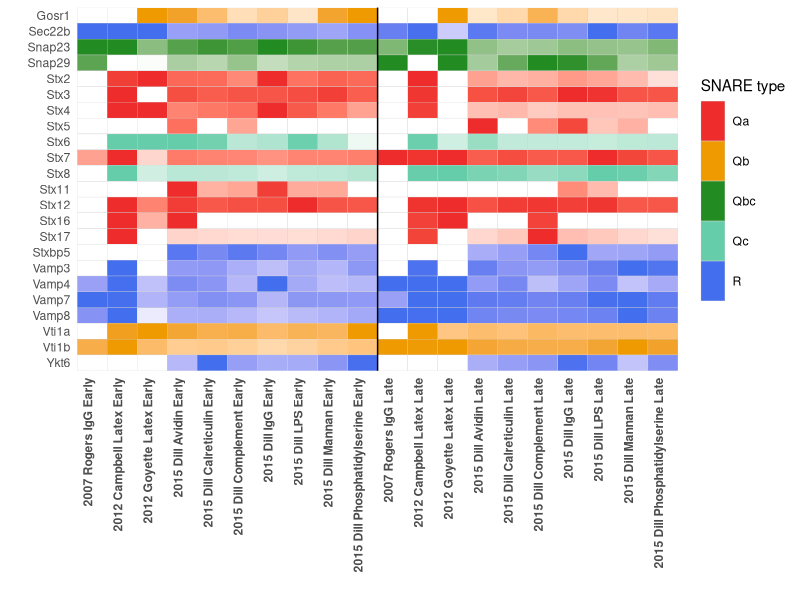

Source code (R):


#import necessary packages
library(gtools)
library(plyr)
library(readxl)
library(dplyr)
library(ggplot2)
library(reshape2)
library(scales)
library(grid)

#read source files
source_data <- read_excel("src/160704 Proteomics meta-analysis scaled by row.xlsx")
source_data <- source_data[mixedorder(source_data$`Gene names`),]
source_data[which(source_data$`Gene names` == "Stx5;Stx5a"), 1] <- "Stx5"
snare_list_source <- read_excel("src/human SNAREs.xlsx")
snare_list <- as.character(snare_list_source$Name)


#filter source data for only required SNAREs
hmap_input <- dplyr::filter(source_data, tolower(source_data$`Gene names`) %in% tolower(snare_list))
source_data$`Gene names` <- tolower(source_data$`Gene names`)
snare_list_new <- dplyr::select(snare_list_source, Name, type)
snare_list_new$Name <- tolower(snare_list_new$Name)
new_hmap_input <- merge(snare_list_new, source_data, by.x = "Name", by.y = "Gene names")
#Fix column names
new_hmap_input$Name <- paste0(toupper(substr(new_hmap_input$Name, 1, 1)), substr(new_hmap_input$Name, 2, nchar(new_hmap_input$Name)))

#Change type column to factor for colouring by row  
new_hmap_input$type <- as.factor(new_hmap_input$type)
#remove unnecessary columns from Excel analyses
new_hmap_input <- dplyr::select(new_hmap_input, Name, type, starts_with("20"))
#sort columns alphabetically
new_hmap_input <- new_hmap_input[,c(names(new_hmap_input)[1:2], sort(names(new_hmap_input)[3:12]), sort(names(new_hmap_input)[13:23]))]

#transform data to facilitate heatmap processing
new_hmap_input.m <- melt(new_hmap_input)
new_hmap_input.s <- ddply(new_hmap_input.m, .(variable), transform, rescale = scale(value))

#reverse y axis labels (were z-a, now a-z)
flevels <- levels(as.factor(new_hmap_input.s$Name))
flevels <- mixedsort(flevels, decreasing = TRUE)

#define colours per SNARE type
new_hmap_input.s$valueoffset <- new_hmap_input.s$value + 100*(as.numeric(new_hmap_input.s$type)-1)
scalerange <- range(new_hmap_input.s$value)
gradientends <- scalerange+ rep(c(0,100,200,300,400), each = 2)
colorends <- c("white", "firebrick2", "white", "orange2", "white", "forestgreen", "white", "mediumaquamarine", "white", "royalblue2")

pdf("Quantitative phagosome proteomics heatmap.pdf", paper = "a4")


ggplot(new_hmap_input.s, aes(variable, Name)) +
  geom_tile(aes(fill = valueoffset, shape = substr(type, 1, 3)), colour = "lightgrey", show.legend = TRUE) +
  geom_vline(xintercept = 10.5) +
  scale_fill_gradientn(colours = colorends, values = rescale(gradientends), guide = FALSE) +
  scale_x_discrete("", expand = c(0, 0)) +
  scale_y_discrete("", limits = flevels, expand = c(0, 0)) +
  theme_grey(base_size = 11) +
  theme(legend.position = "right",
        axis.ticks = element_blank(),
        axis.text.x = element_text(angle = 90, hjust = 1, vjust = 0, face = "bold")) +
  guides(shape = guide_legend("SNARE type", keyheight = 2, override.aes = list(fill = c("firebrick2", "orange2", "forestgreen", "mediumaquamarine", "royalblue2"))))

dev.off()